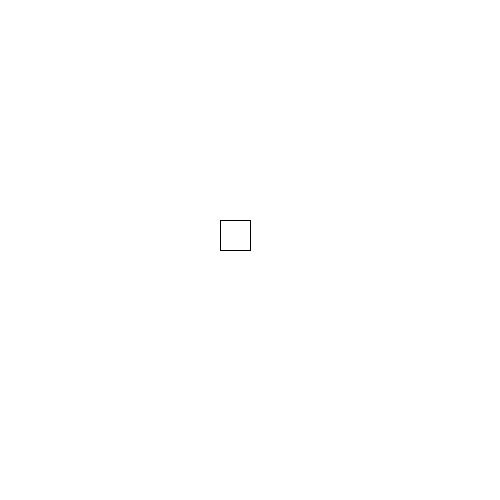
Frame 1 (no input)
Frame 60 (the mouse pressed at the canvas centre just before this capture): identical to frame 1, image omitted
Frame 120 (the mouse held since frame 60 and released just before this capture): identical to frame 1, image omitted

The Processing sketch that drew this single still picture (run headless with seeded random() and noise(); from frame 60 on, the mouse is pressed at the canvas centre):

// Processing sketch: H12_opd6
// ── H12_opd6.pde
int x;
int y;

void setup(){
  size(500,500);
  x = 220;
  y = 220;
}

void draw(){
  background(255,255,255);
  rect(x,y,30,30);
}

void keyReleased(){
  if(keyCode == 37){
    x -= 10;
  }
  if(keyCode == 38){
    y -= 10;
  }
  if(keyCode == 39){
    x += 10;
  }
  if(keyCode == 40){
    y += 10;
  }
}
